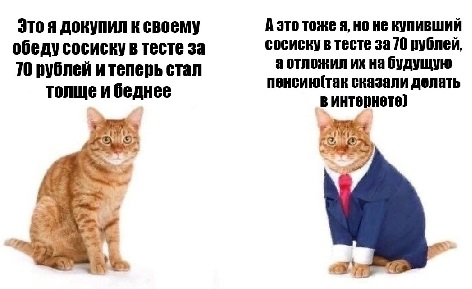
#> input picture final_project_materials/the_end.jpg, 472 x 289 px, found by its file name
$ python NOISE_GAU.py
#> lines starting #> are read from the running program, lines starting #| are printed output that depends on the picture
import cv2
import numpy as np
from scipy.stats.kde import gaussian_kde
import matplotlib.pyplot as plt

# original image
f = cv2.imread('D:\MATLAB2022\projects\practice_linear_algebra\practice_linear_algebra_labs\project_materials\\the_end.jpg', 0)
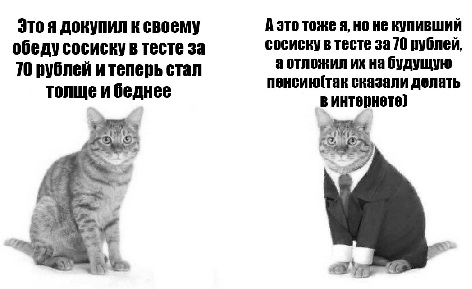
#> f: shape (289, 472); min 0, max 255, mean 210.1
f = f/255


# create gaussian noise
x, y = f.shape
#> x = 289; y = 472
mean = 0
var = 0.1
sigma = np.sqrt(var)
# create gaussian normal distribution
n = np.random.normal(loc=mean,
                     scale=sigma,
                     size=(x,y))

cv2.imshow('Gaussian noise', n)
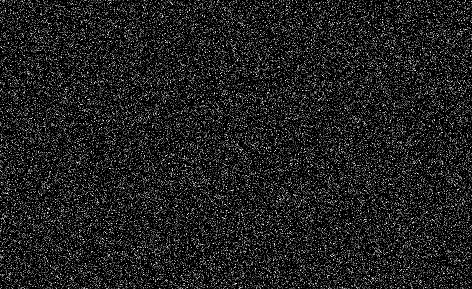
#> window 'Gaussian noise': shape (289, 472); min 0, max 255, mean 32
cv2.waitKey(0)
cv2.destroyAllWindows()

# display the probability density function (pdf)
kde = gaussian_kde(n.reshape(int(x*y)))
dist_space = np.linspace(np.min(n), np.max(n), 100)
#> dist_space = 100 values from -1.53 to 1.36
plt.plot(dist_space, kde(dist_space))
plt.xlabel('Noise pixel value'); plt.ylabel('Frequency')
plt.show()
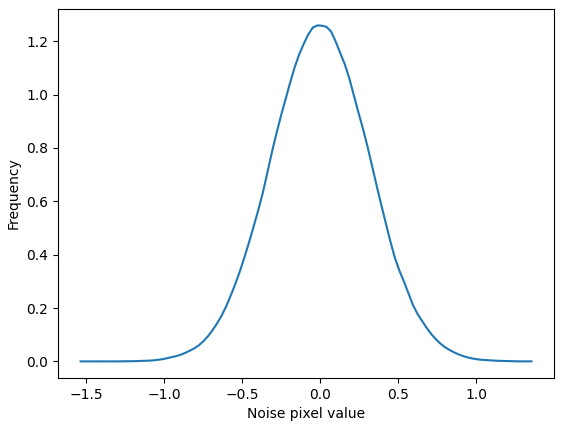
#> figure drawn by matplotlib, 1 panel; curve peaks at x = -0.0166, y = 1.26

# add a gaussian noise
g = f + n
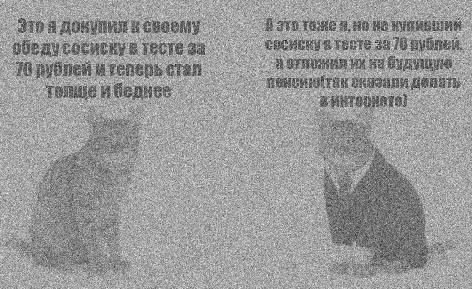
#> g: shape (289, 472) float64; min -1.47, max 2.34, mean 0.825; drawn with min black and max white


# display all
# cv2.imshow('original image', f)
cv2.imshow('Gaussian noise', n)
cv2.imshow('Corrupted Image', g)
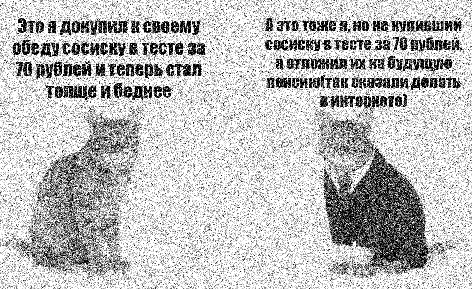
#> window 'Corrupted Image': shape (289, 472); min 0, max 255, mean 189.4

cv2.waitKey(0)
cv2.destroyAllWindows()

$ run again, with final_project_materials/dog.jpg copied over final_project_materials/the_end.jpg
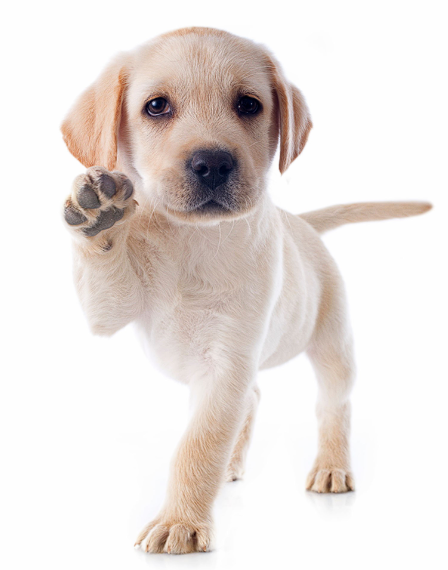
#> input picture final_project_materials/dog.jpg, 448 x 570 px, found by its file name
#> `g = f + n`:
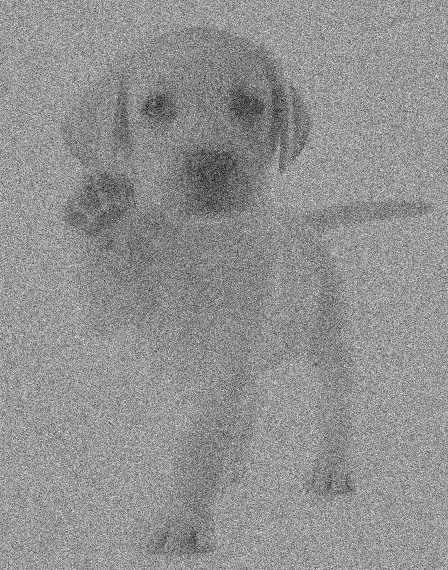
#> g: shape (570, 448) float64; min -0.981, max 2.29, mean 0.89; drawn with min black and max white
#> `cv2.imshow('Corrupted Image', g)`:
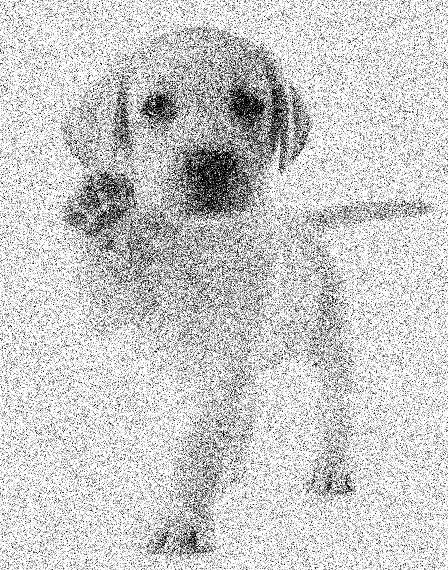
#> window 'Corrupted Image': shape (570, 448); min 0, max 255, mean 203.6
